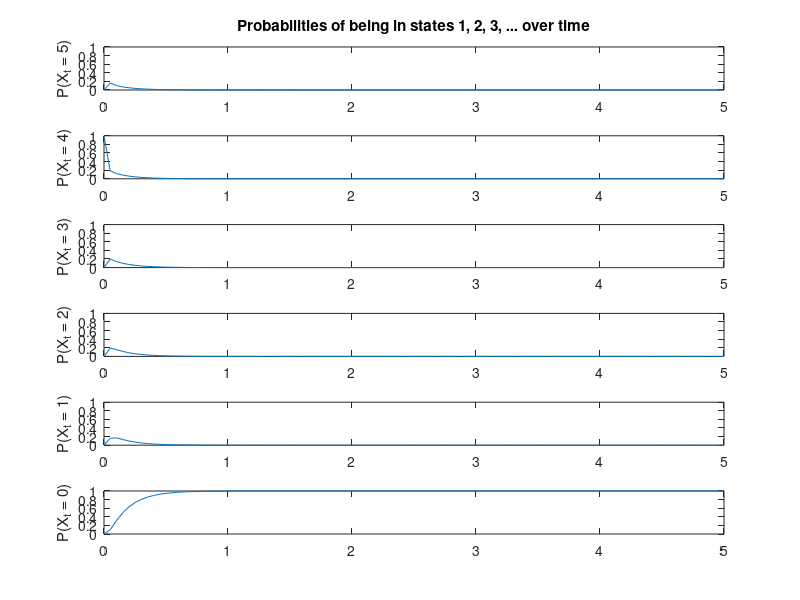

Recreate this plot in MATLAB. (Note: this script raises an error after producing the figure.)
% distribution.m computes and graphs the distribution of a Markov process
% over time

Tmax   = 5;                             % maximum time
beta   = 23.8;                           % individuals' birth rate
delta  = 24;                             % individuals' death rate
p      = beta/(beta+delta);             % probability of a birth at jump time
n      = 5;                            % maximum population size

S      = 0:n;                           % state space
mu     = zeros(1,n+1);                  % initial distribution
mu(min(5,n)) = 1;
lambda =(beta+delta)*(0:n);             % sojourn parameters
Q=diag(p*ones(1,n),1)+diag((1-p)*ones(1,n),-1); % transitions up or down
Q(n+1,n+1)=p;                           % limit population size at n
Q(1,1)=1;                               % make sure 0 is absorbing
Q(1,2)=0;
lambda(1)=1;                            % avoid problems with simulation

% Simply modify the initial distribution, lambda, jump matrix Q, and
% state space S

N     = length(S);                        % number of states
step  = Tmax/100;                         % standard time increment
T     = 0:step:Tmax;                      % vector of times

A     = diag(lambda)*(Q-eye(size(Q)));    % generator
Pstep = expm(A*step);                     % this is P(step); matrix exponential
m     = mu;                               % distribution at each step
dist  = mu;                               % each row of dist is distn at a time

for t=1:(length(T)-1),
  m    = m*Pstep;                         % step forward one time step
  dist = [dist; m];                       % add another row to m
end

for v=1:N,
  subplot(N,1,N-v+1);                     % one plot for each state
  plot(T,dist(:,v));                      % plot probability over time
  axis([0 Tmax 0 1]);
  ylabel(['P(X_{t} = ' num2str(S(v)) ')']);
end

subplot(N,1,1);
title('Probabilities of being in states 1, 2, 3, ... over time');

% Now compute the invariant/limiting distribution

eta = invariant(expm(A));

eta2 = invariant(Q)*diag(1./lambda);
eta2 = eta2/sum(eta2);                  % normalize


